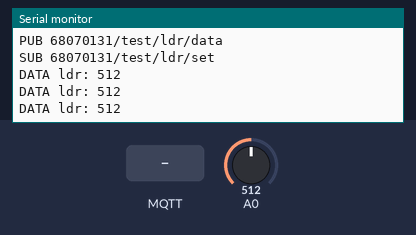
This sketch was run on a simulated Arduino Uno R4 WiFi. Shown: the last lines printed to the serial monitor. The inputs (shaded band) are chosen by the test bench; at power-on: A0 = 512 (analog values on the 0–1023 scale). WiFi joins after 1.5 s; servers stay silent unless stated; no MQTT or app messages arrive unless stated.

Above: at 2.7 s.
2.8 s: MQTT message "PING" arrives on the first subscribed topic
5.8 s: MQTT message "READ" arrives on the first subscribed topic
7.3 s: MQTT message "1" arrives on the first subscribed topic
At 7.46 s:
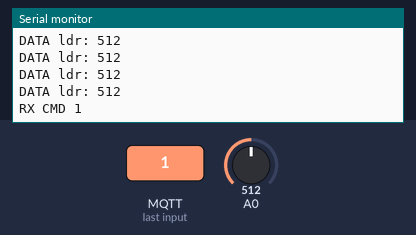
8.8 s: MQTT message "on" arrives on the first subscribed topic
At 9.01 s:
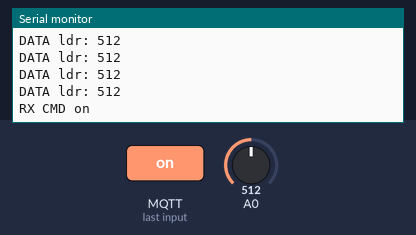
10.3 s: MQTT message "off" arrives on the first subscribed topic
11.8 s: A0 set to 716
At 12.16 s:
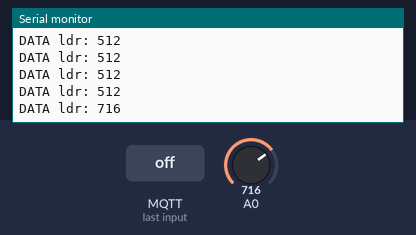

The sketch:

09_ldr.ino
```cpp
/*
============================================================================
 TEST: LDR Photoresistor
 จุดประสงค์: อ่านความสว่างสัมพัทธ์ด้วยวงจรแบ่งแรงดัน ไม่ใช่ Lux
 การต่อสายอุปกรณ์ (ทดสอบทีละ Sketch ไม่ใช่ต่อทุกตัวพร้อมกัน):
  - 5V → LDR → A0 → R10kΩ → GND
  - ในวงจรนี้แสงมากให้ค่า ADC สูงขึ้น
 คาดหวัง: เอามือบัง LDR ค่า ADC ลดลง
 Serial Monitor: 115200 baud
 ไลบรารี: WiFiS3 (Arduino UNO R4 WiFi Core), MQTT by 256dpi
 หากไม่ต่ออินเทอร์เน็ต ยังต้องเห็นการอ่านค่าที่ Serial Monitor
 ใช้ Broker TCP 1883 สำหรับห้อง LAB เท่านั้น ไม่มี TLS
============================================================================
*/
#include <WiFiS3.h>      // Wi-Fi ในบอร์ด UNO R4 WiFi
#include <MQTTClient.h>  // MQTTClient by 256dpi สำหรับ Publish/Subscribe
#include <math.h>        // สูตรเซนเซอร์และ isnan()


// =============== ส่วน 1: เครือข่าย เปลี่ยนตรงนี้ ============================
const char WIFI_SSID[] = "EDOK";                // <<< แก้ชื่อ Wi-Fi ตรงนี้
const char WIFI_PASS[] = "1234567890";          // <<< แก้รหัส Wi-Fi ตรงนี้
const char MQTT_HOST[] = "phycom.it.kmitl.ac.th"; // <<< แก้ Broker ตรงนี้
const int MQTT_PORT = 1883;                    // <<< แก้ Port ตรงนี้
// =============== ส่วน 2: Topic เปลี่ยนตรงนี้ ================================
// TOPIC_DATA = Arduino Publish ข้อมูล → เว็บ Subscribe รับข้อมูล
// TOPIC_SET = เว็บ Publish คำสั่ง → Arduino Subscribe รับคำสั่ง
// TOPIC_STATUS = Arduino Publish ผลคำสั่ง/ONLINE → เว็บ Subscribe
// เมื่อเปลี่ยน Topic ฝั่งเว็บและ MQTT Client ต้องแก้ให้ตรงทุกตัวอักษร
const char TOPIC_DATA[] = "68070131/test/ldr/data"; // <<< เปลี่ยน Topic ส่งค่าตรงนี้
const char TOPIC_SET[] = "68070131/test/ldr/set"; // <<< เปลี่ยน Topic รับคำสั่งตรงนี้
const char TOPIC_STATUS[] = "68070131/test/ldr/status"; // <<< เปลี่ยน Topic สถานะตรงนี้

// =============== ส่วน 3: ตัวแปรสำหรับ Network และ Sensor ===================
WiFiClient wifiClient;             // TCP Client สำหรับ MQTT
MQTTClient mqtt(512);             // ขนาด Buffer 512 bytes
String clientId;                  // รหัสบอร์ดต้องไม่ชนเครื่องอื่น
unsigned long lastWiFiTry=0;      // เวลาลองเชื่อม Wi-Fi ล่าสุด
unsigned long lastMqttTry=0;      // เวลาลองเชื่อม MQTT ล่าสุด
unsigned long lastRead=0;         // เวลาอ่านเซนเซอร์ล่าสุด
const unsigned long READ_MS=400UL; // <<< ช่วงอ่านค่า ms; DHT ต้อง >=2000
bool pendingAck=false;            // มีข้อความตอบรับที่รอ Publish
String responseText="";           // ACK ตอบกลับเว็บ


// =============== ส่วน 4: ฟังก์ชันอ่านอุปกรณ์ ================================
void setupDevice(){
  analogReadResolution(10); // กำหนด INPUT/OUTPUT และ ADC ตามเซนเซอร์
}
String readDevice(){
  int raw=analogRead(A0);return String(raw); // แปลงค่าที่วัดได้เป็นข้อความสำหรับ Serial + MQTT
}

// =============== ส่วน 5: รับคำสั่ง MQTT ====================================
void onMessage(String &topic,String &message){
  if(topic!=TOPIC_SET)return;     // ป้องกันคำสั่งจาก Topic อื่น
  message.trim();                 // เอาช่องว่างหัว/ท้ายออก
  if(message=="PING")responseText="PONG"; // ทดสอบส่งจากเว็บกลับบอร์ด
  else if(message=="READ")responseText="OK:READ"; // รับคำสั่งทดสอบ
  else responseText="ERROR:COMMAND";  // ไม่รับคำสั่งที่ไม่ได้ระบุไว้
  pendingAck=true;                // ค่อย Publish ใน loop ไม่ส่งใน Callback
  Serial.println(String("RX CMD ")+message);
}

// =============== ส่วน 6: ดูแล Wi-Fi / MQTT ================================
void networkTick(){
  unsigned long now=millis();     // เวลาปัจจุบัน ms
  if(WiFi.status()!=WL_CONNECTED){
    if(now-lastWiFiTry>=10000UL){ // ลองต่อใหม่ไม่เกินทุก 10 วินาที
      lastWiFiTry=now;
      WiFi.begin(WIFI_SSID,WIFI_PASS);
    }
    return;                      // ไม่ให้เครือข่ายบล็อกการอ่าน Sensor
  }
  if(!mqtt.connected()){
    if(now-lastMqttTry>=5000UL){
      lastMqttTry=now;
      if(mqtt.connect(clientId.c_str())){
        mqtt.subscribe(TOPIC_SET); // <<< Subscribe คำสั่งบน Topic นี้
        mqtt.publish(TOPIC_STATUS,"ONLINE"); // <<< แจ้งว่าต่อ Broker ได้
        Serial.println("MQTT CONNECTED");
      }
    }
    return;
  }
  mqtt.loop();                    // สำคัญ: รับคำสั่งและรักษา Keepalive
  if(pendingAck&&mqtt.publish(TOPIC_STATUS,responseText)){
    pendingAck=false;             // ล้าง ACK เฉพาะเมื่อส่งสำเร็จ
  }
}

// =============== ส่วน 7: ตั้งค่าตอนเปิดบอร์ด ================================
void setup(){
  Serial.begin(115200);           // ดูค่า Sensor ด้วย Serial Monitor 115200
  setupDevice();                  // เตรียมขาต่อจริง
  WiFi.begin(WIFI_SSID,WIFI_PASS); // เริ่มต่อ Wi-Fi; Serial ยังแสดงค่าได้แม้เน็ตหลุด
  byte mac[6]={0};                // Buffer MAC 6 ไบต์ของ UNO R4
  WiFi.macAddress(mac);           // สร้าง client ID เฉพาะบอร์ด
  clientId="test-ldr-";
  for(byte i=0;i<6;i++){if(mac[i]<16)clientId+="0";clientId+=String(mac[i],HEX);}
  mqtt.begin(MQTT_HOST,MQTT_PORT,wifiClient);
  mqtt.onMessage(onMessage);      // กำหนดฟังก์ชันรับ /set
  Serial.println(String("TEST: LDR Photoresistor"));
  Serial.println(String("PUB ")+TOPIC_DATA);
  Serial.println(String("SUB ")+TOPIC_SET);
}

// =============== ส่วน 8: วนอ่านและส่งขึ้นเว็บ ===============================
void loop(){
  networkTick();                  // ดูแล MQTT โดยไม่ต้องรอ Wi-Fi เพื่อวัด Sensor
  if(millis()-lastRead<READ_MS)return;
  lastRead=millis();              // นับช่วงเวลาอ่านค่า
  String value=readDevice();      // อ่านจากขาที่ต่อจริง
  if(value.length()==0)return;   // เซนเซอร์ไม่มีข้อมูลใหม่ ไม่จำเป็นต้องส่ง
  Serial.println(String("DATA ldr: ")+value);
  if(mqtt.connected())mqtt.publish(TOPIC_DATA,value); // <<< Publish ไปเว็บ
}
```

Measured:
- after the input at 7.3 s, the serial monitor: prints a new line at once (image 1)
- after the input at 8.8 s, the serial monitor: prints a new line at once (image 2)
- after the input at 11.8 s, the serial monitor: prints a new line after 0.11 s (image 3)
